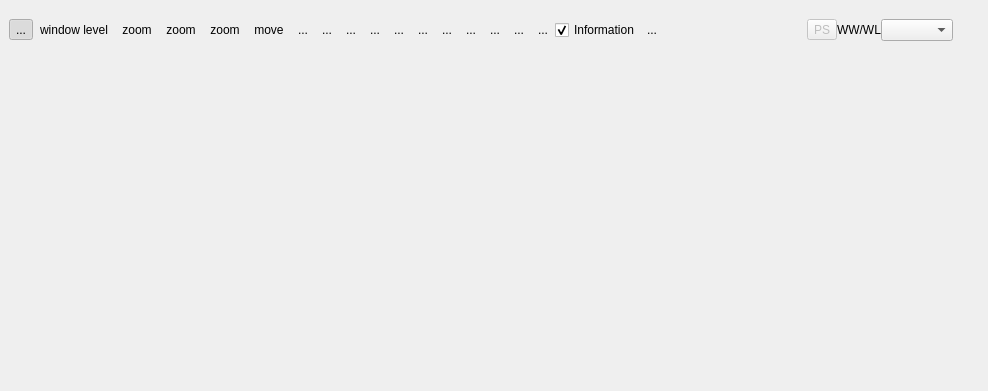
<ui version="4.0" >
 <class>udg::ThickSlabExtensionBase</class>
 <widget class="QWidget" name="udg::ThickSlabExtensionBase" >
  <property name="geometry" >
   <rect>
    <x>0</x>
    <y>0</y>
    <width>988</width>
    <height>391</height>
   </rect>
  </property>
  <layout class="QVBoxLayout" >
   <property name="margin" >
    <number>9</number>
   </property>
   <property name="spacing" >
    <number>6</number>
   </property>
   <item>
    <layout class="QHBoxLayout" >
     <property name="margin" >
      <number>0</number>
     </property>
     <property name="spacing" >
      <number>0</number>
     </property>
     <item>
      <layout class="QHBoxLayout" >
       <property name="margin" >
        <number>0</number>
       </property>
       <property name="spacing" >
        <number>0</number>
       </property>
       <item>
        <widget class="QToolButton" name="m_slicingToolButton" >
         <property name="text" >
          <string>...</string>
         </property>
         <property name="icon" >
          <iconset/>
         </property>
         <property name="iconSize" >
          <size>
           <width>32</width>
           <height>32</height>
          </size>
         </property>
         <property name="checkable" >
          <bool>true</bool>
         </property>
         <property name="checked" >
          <bool>true</bool>
         </property>
         <property name="autoRaise" >
          <bool>true</bool>
         </property>
        </widget>
       </item>
       <item>
        <widget class="QToolButton" name="m_windowLevelToolButton" >
         <property name="text" >
          <string>window level</string>
         </property>
         <property name="icon" >
          <iconset/>
         </property>
         <property name="iconSize" >
          <size>
           <width>32</width>
           <height>32</height>
          </size>
         </property>
         <property name="checkable" >
          <bool>true</bool>
         </property>
         <property name="autoRaise" >
          <bool>true</bool>
         </property>
        </widget>
       </item>
       <item>
        <widget class="QToolButton" name="m_zoomToolButton" >
         <property name="text" >
          <string>zoom</string>
         </property>
         <property name="icon" >
          <iconset/>
         </property>
         <property name="iconSize" >
          <size>
           <width>32</width>
           <height>32</height>
          </size>
         </property>
         <property name="checkable" >
          <bool>true</bool>
         </property>
         <property name="autoRaise" >
          <bool>true</bool>
         </property>
        </widget>
       </item>
       <item>
        <widget class="QToolButton" name="m_distanceToolButton" >
         <property name="text" >
          <string>zoom</string>
         </property>
         <property name="icon" >
          <iconset/>
         </property>
         <property name="iconSize" >
          <size>
           <width>32</width>
           <height>32</height>
          </size>
         </property>
         <property name="checkable" >
          <bool>true</bool>
         </property>
         <property name="autoRaise" >
          <bool>true</bool>
         </property>
        </widget>
       </item>
       <item>
        <widget class="QToolButton" name="m_roiToolButton" >
         <property name="text" >
          <string>zoom</string>
         </property>
         <property name="icon" >
          <iconset/>
         </property>
         <property name="iconSize" >
          <size>
           <width>32</width>
           <height>32</height>
          </size>
         </property>
         <property name="checkable" >
          <bool>true</bool>
         </property>
         <property name="autoRaise" >
          <bool>true</bool>
         </property>
        </widget>
       </item>
       <item>
        <widget class="QToolButton" name="m_moveToolButton" >
         <property name="text" >
          <string>move</string>
         </property>
         <property name="icon" >
          <iconset/>
         </property>
         <property name="iconSize" >
          <size>
           <width>32</width>
           <height>32</height>
          </size>
         </property>
         <property name="checkable" >
          <bool>true</bool>
         </property>
         <property name="autoRaise" >
          <bool>true</bool>
         </property>
        </widget>
       </item>
       <item>
        <widget class="QToolButton" name="m_axialViewToolButton" >
         <property name="text" >
          <string>...</string>
         </property>
         <property name="icon" >
          <iconset/>
         </property>
         <property name="iconSize" >
          <size>
           <width>32</width>
           <height>32</height>
          </size>
         </property>
         <property name="autoRaise" >
          <bool>true</bool>
         </property>
        </widget>
       </item>
       <item>
        <widget class="QToolButton" name="m_sagitalViewToolButton" >
         <property name="text" >
          <string>...</string>
         </property>
         <property name="icon" >
          <iconset/>
         </property>
         <property name="iconSize" >
          <size>
           <width>32</width>
           <height>32</height>
          </size>
         </property>
         <property name="autoRaise" >
          <bool>true</bool>
         </property>
        </widget>
       </item>
       <item>
        <widget class="QToolButton" name="m_coronalViewToolButton" >
         <property name="text" >
          <string>...</string>
         </property>
         <property name="icon" >
          <iconset/>
         </property>
         <property name="iconSize" >
          <size>
           <width>32</width>
           <height>32</height>
          </size>
         </property>
         <property name="autoRaise" >
          <bool>true</bool>
         </property>
        </widget>
       </item>
       <item>
        <widget class="QToolButton" name="m_rotateClockWiseToolButton" >
         <property name="text" >
          <string>...</string>
         </property>
         <property name="icon" >
          <iconset/>
         </property>
         <property name="iconSize" >
          <size>
           <width>32</width>
           <height>32</height>
          </size>
         </property>
         <property name="autoRaise" >
          <bool>true</bool>
         </property>
        </widget>
       </item>
       <item>
        <widget class="QToolButton" name="m_rotateCounterClockWiseToolButton" >
         <property name="text" >
          <string>...</string>
         </property>
         <property name="icon" >
          <iconset/>
         </property>
         <property name="iconSize" >
          <size>
           <width>32</width>
           <height>32</height>
          </size>
         </property>
         <property name="autoRaise" >
          <bool>true</bool>
         </property>
        </widget>
       </item>
       <item>
        <widget class="QToolButton" name="m_flipHorizontalToolButton" >
         <property name="text" >
          <string>...</string>
         </property>
         <property name="icon" >
          <iconset/>
         </property>
         <property name="iconSize" >
          <size>
           <width>32</width>
           <height>32</height>
          </size>
         </property>
         <property name="autoRaise" >
          <bool>true</bool>
         </property>
        </widget>
       </item>
       <item>
        <widget class="QToolButton" name="m_flipVerticalToolButton" >
         <property name="text" >
          <string>...</string>
         </property>
         <property name="icon" >
          <iconset/>
         </property>
         <property name="iconSize" >
          <size>
           <width>32</width>
           <height>32</height>
          </size>
         </property>
         <property name="autoRaise" >
          <bool>true</bool>
         </property>
        </widget>
       </item>
       <item>
        <widget class="QToolButton" name="m_buttonGrid" >
         <property name="toolTip" >
          <string>Series layout</string>
         </property>
         <property name="text" >
          <string>...</string>
         </property>
         <property name="icon" >
          <iconset resource="../../../main/main.qrc" >:/images/grid.png</iconset>
         </property>
         <property name="iconSize" >
          <size>
           <width>32</width>
           <height>32</height>
          </size>
         </property>
         <property name="autoRaise" >
          <bool>true</bool>
         </property>
        </widget>
       </item>
       <item>
        <widget class="QToolButton" name="m_downButtonGrid" >
         <property name="toolTip" >
          <string>Series layout</string>
         </property>
         <property name="text" >
          <string>...</string>
         </property>
         <property name="icon" >
          <iconset resource="../../../main/main.qrc" >:/images/down.png</iconset>
         </property>
         <property name="iconSize" >
          <size>
           <width>12</width>
           <height>12</height>
          </size>
         </property>
         <property name="checkable" >
          <bool>false</bool>
         </property>
         <property name="autoRaise" >
          <bool>true</bool>
         </property>
        </widget>
       </item>
       <item>
        <widget class="QToolButton" name="m_imageGrid" >
         <property name="toolTip" >
          <string>Image layout</string>
         </property>
         <property name="text" >
          <string>...</string>
         </property>
         <property name="icon" >
          <iconset resource="../../../main/main.qrc" >:/images/grid.png</iconset>
         </property>
         <property name="iconSize" >
          <size>
           <width>32</width>
           <height>32</height>
          </size>
         </property>
         <property name="autoRaise" >
          <bool>true</bool>
         </property>
        </widget>
       </item>
       <item>
        <widget class="QToolButton" name="m_downImageGrid" >
         <property name="toolTip" >
          <string>Image layout</string>
         </property>
         <property name="text" >
          <string>...</string>
         </property>
         <property name="icon" >
          <iconset resource="../../../main/main.qrc" >:/images/down.png</iconset>
         </property>
         <property name="iconSize" >
          <size>
           <width>12</width>
           <height>12</height>
          </size>
         </property>
         <property name="checkable" >
          <bool>false</bool>
         </property>
         <property name="autoRaise" >
          <bool>true</bool>
         </property>
        </widget>
       </item>
       <item>
        <widget class="QCheckBox" name="m_volumeInformation" >
         <property name="text" >
          <string>Information</string>
         </property>
         <property name="checked" >
          <bool>true</bool>
         </property>
        </widget>
       </item>
       <item>
        <widget class="QToolButton" name="m_screenShotToolButton" >
         <property name="text" >
          <string>...</string>
         </property>
         <property name="icon" >
          <iconset/>
         </property>
         <property name="iconSize" >
          <size>
           <width>32</width>
           <height>32</height>
          </size>
         </property>
         <property name="checkable" >
          <bool>true</bool>
         </property>
         <property name="autoRaise" >
          <bool>true</bool>
         </property>
        </widget>
       </item>
      </layout>
     </item>
     <item>
      <spacer>
       <property name="orientation" >
        <enum>Qt::Horizontal</enum>
       </property>
       <property name="sizeHint" >
        <size>
         <width>16</width>
         <height>42</height>
        </size>
       </property>
      </spacer>
     </item>
     <item>
      <widget class="QToolButton" name="m_presentationStateSwitchToolButton" >
       <property name="enabled" >
        <bool>false</bool>
       </property>
       <property name="text" >
        <string>PS</string>
       </property>
       <property name="checkable" >
        <bool>true</bool>
       </property>
      </widget>
     </item>
     <item>
      <layout class="QHBoxLayout" >
       <property name="margin" >
        <number>0</number>
       </property>
       <property name="spacing" >
        <number>0</number>
       </property>
       <item>
        <widget class="QLabel" name="label" >
         <property name="text" >
          <string>WW/WL</string>
         </property>
        </widget>
       </item>
       <item>
        <widget class="QWindowLevelComboBox" name="m_windowLevelComboBox" >
         <property name="sizeAdjustPolicy" >
          <enum>QComboBox::AdjustToContents</enum>
         </property>
        </widget>
       </item>
       <item>
        <spacer>
         <property name="orientation" >
          <enum>Qt::Horizontal</enum>
         </property>
         <property name="sizeHint" >
          <size>
           <width>20</width>
           <height>42</height>
          </size>
         </property>
        </spacer>
       </item>
      </layout>
     </item>
    </layout>
   </item>
   <item>
    <widget class="QWidget" native="1" name="m_workingArea" />
   </item>
  </layout>
 </widget>
 <layoutdefault spacing="6" margin="11" />
 <customwidgets>
  <customwidget>
   <class>QWindowLevelComboBox</class>
   <extends>QComboBox</extends>
   <header>qwindowlevelcombobox.h</header>
  </customwidget>
 </customwidgets>
 <resources>
  <include location="../main/main.qrc" />
 </resources>
 <connections/>
</ui>
